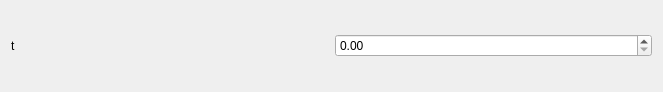
<?xml version="1.0" encoding="UTF-8"?>
<ui version="4.0">
 <class>Form</class>
 <widget class="QWidget" name="Form">
  <property name="geometry">
   <rect>
    <x>0</x>
    <y>0</y>
    <width>663</width>
    <height>92</height>
   </rect>
  </property>
  <property name="sizePolicy">
   <sizepolicy hsizetype="Expanding" vsizetype="Preferred">
    <horstretch>0</horstretch>
    <verstretch>0</verstretch>
   </sizepolicy>
  </property>
  <property name="windowTitle">
   <string>Form</string>
  </property>
  <layout class="QGridLayout" name="gridLayout">
   <item row="0" column="0">
    <widget class="QLabel" name="t_label">
     <property name="sizePolicy">
      <sizepolicy hsizetype="Expanding" vsizetype="Preferred">
       <horstretch>0</horstretch>
       <verstretch>0</verstretch>
      </sizepolicy>
     </property>
     <property name="text">
      <string>t </string>
     </property>
    </widget>
   </item>
   <item row="0" column="1">
    <widget class="QDoubleSpinBox" name="t_value">
     <property name="sizePolicy">
      <sizepolicy hsizetype="Expanding" vsizetype="Fixed">
       <horstretch>0</horstretch>
       <verstretch>0</verstretch>
      </sizepolicy>
     </property>
     <property name="maximum">
      <double>1.000000000000000</double>
     </property>
     <property name="singleStep">
      <double>0.100000000000000</double>
     </property>
    </widget>
   </item>
  </layout>
 </widget>
 <resources/>
 <connections/>
</ui>
